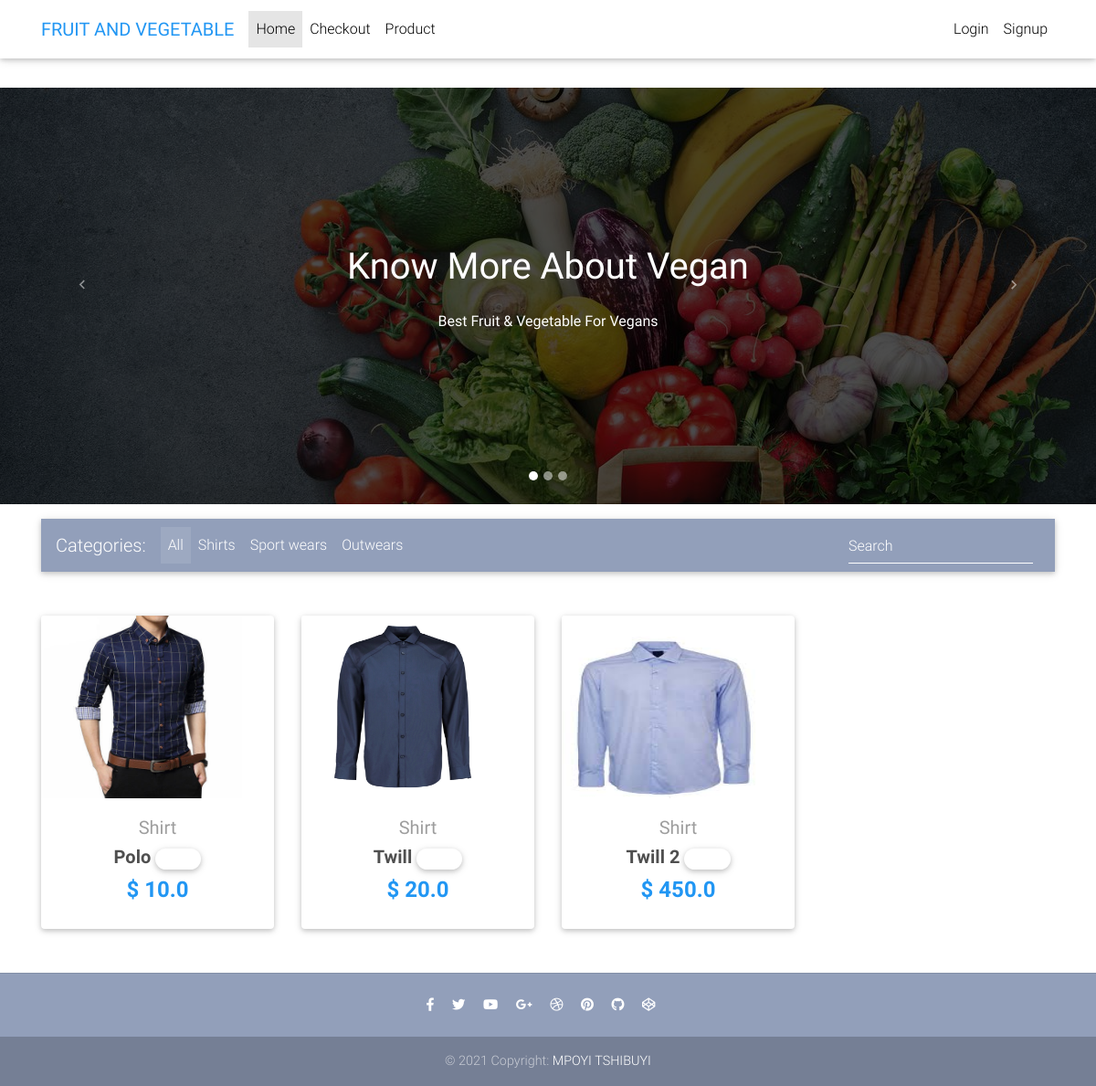
The page / on the database its author committed.
### shop/models.py (models this page shows, shortened)
class Item(models.Model):
    title           = models.CharField(max_length=100)
    price           = models.FloatField()
    discount_price  = models.FloatField(blank=True, null=True)
    category        = models.CharField(choices=CATEGORY_CHOICES, max_length=2)
    label           = models.CharField(choices=CATEGORY_CHOICES, max_length=2)
    slug            = models.SlugField()
    image           = models.ImageField(upload_to='photo/')
    description     = models.TextField()
    def get_absolute_url(self):
        return reverse("shop:product", kwargs={"slug": self.slug})#shop app_name, product name urls

### shop/views.py (the view)
# urls.py: path('',                                HomeView.as_view(),             name="home-view"),
class HomeView(ListView):
    model = Item
    template_name = 'shop/home-page.html'
    paginate_by = 10

### templates/shop/home-page.html (shortened to what this page needs)
{% extends  'base.html' %}
{% load static %}
  {% block content %}
  {% include 'caroussel.html' %}
  <main>
    <div class="container">
    {% include 'sub_navbar_search.html' %}
      <section class="text-center mb-4">
        <div class="row wow fadeIn">
          {%  for item in object_list %}
            <div class="col-lg-3 col-md-6 mb-4">
              <div class="card">
                <div class="view overlay">
                  <img src="{{ item.image.url }}" class="card-img-top" alt="" style="width:220px; height:200px">
                </div>
                <div class="card-body text-center">
                  <a href="" class="grey-text"><h5>{{ item.get_category_display}}</h5></a>
                  <h5>
                    <strong>
                      <a href="{{ item.get_absolute_url }}" class="dark-grey-text">{{ item.title }}
                        <span class="badge badge-pill {{ item.get_label_display}}-color">NEW</span>
                      </a>
                    </strong>
                  </h5>
                  <h4 class="font-weight-bold blue-text">
                    <strong>
                      $
                      {% if item.discount_price  %}
                          {{ item.discount_price  }}
                      {% else %}
                          {{ item.price }}
                      {% endif %}
                    </strong>
                  </h4>
                </div>
              </div>
            </div>
          {% endfor %}
        </div>
    </section>
    </div>
  </main>
  {% endblock content %}

### templates/base.html (style rules this page uses)
html, body, header, .carousel { height: 60vh; }

### rows shown on the page
Item: image (picture), category "Shirt", title "Polo", discount_price "10.0"
Item: image (picture), category "Shirt", title "Twill", discount_price "20.0"
Item: image (picture), category "Shirt", title "Twill 2", price "450.0"
